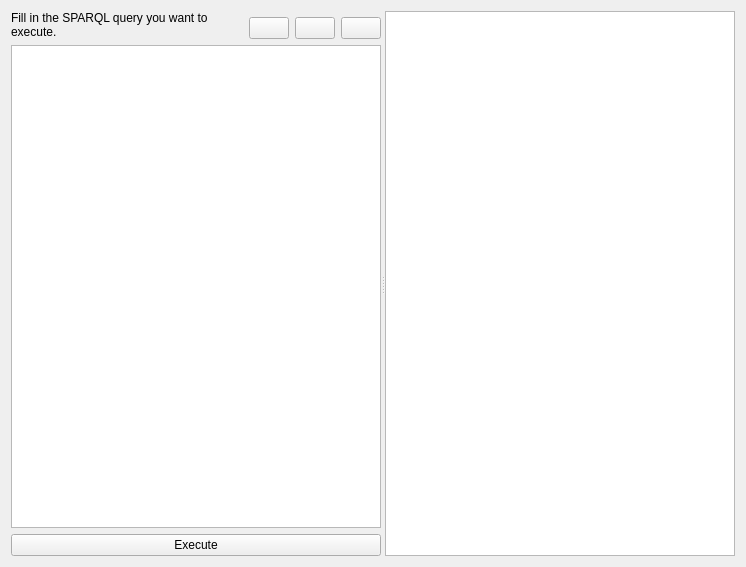
<?xml version="1.0" encoding="UTF-8"?>
<ui version="4.0">
 <class>QueryTab</class>
 <widget class="QWidget" name="QueryTab">
  <property name="geometry">
   <rect>
    <x>0</x>
    <y>0</y>
    <width>746</width>
    <height>567</height>
   </rect>
  </property>
  <property name="windowTitle">
   <string>Form</string>
  </property>
  <layout class="QHBoxLayout" name="horizontalLayout">
   <item>
    <widget class="QSplitter" name="splitter">
     <property name="orientation">
      <enum>Qt::Orientation::Horizontal</enum>
     </property>
     <widget class="QWidget" name="verticalLayoutWidget">
      <layout class="QVBoxLayout" name="verticalLayoutLeft">
       <item>
        <layout class="QHBoxLayout" name="horizontalLayoutTopLeft">
         <item>
          <widget class="QLabel" name="labelLeft">
           <property name="text">
            <string>Fill in the SPARQL query you want to execute.</string>
           </property>
           <property name="wordWrap">
            <bool>true</bool>
           </property>
          </widget>
         </item>
         <item alignment="Qt::AlignmentFlag::AlignBottom">
          <widget class="QPushButton" name="clearButton">
           <property name="sizePolicy">
            <sizepolicy hsizetype="Maximum" vsizetype="Fixed">
             <horstretch>0</horstretch>
             <verstretch>0</verstretch>
            </sizepolicy>
           </property>
           <property name="toolTip">
            <string>Clear Query</string>
           </property>
           <property name="text">
            <string/>
           </property>
           <property name="icon">
            <iconset theme="QIcon::ThemeIcon::EditDelete"/>
           </property>
          </widget>
         </item>
         <item alignment="Qt::AlignmentFlag::AlignBottom">
          <widget class="QPushButton" name="copyButton">
           <property name="sizePolicy">
            <sizepolicy hsizetype="Maximum" vsizetype="Fixed">
             <horstretch>0</horstretch>
             <verstretch>0</verstretch>
            </sizepolicy>
           </property>
           <property name="toolTip">
            <string>Copy Query</string>
           </property>
           <property name="text">
            <string/>
           </property>
           <property name="icon">
            <iconset theme="QIcon::ThemeIcon::EditCopy"/>
           </property>
          </widget>
         </item>
         <item alignment="Qt::AlignmentFlag::AlignBottom">
          <widget class="QPushButton" name="pasteButton">
           <property name="sizePolicy">
            <sizepolicy hsizetype="Maximum" vsizetype="Fixed">
             <horstretch>0</horstretch>
             <verstretch>0</verstretch>
            </sizepolicy>
           </property>
           <property name="toolTip">
            <string>Paste Query</string>
           </property>
           <property name="text">
            <string/>
           </property>
           <property name="icon">
            <iconset theme="QIcon::ThemeIcon::EditPaste"/>
           </property>
          </widget>
         </item>
        </layout>
       </item>
       <item>
        <widget class="QPlainTextEdit" name="plainTextEdit"/>
       </item>
       <item>
        <layout class="QHBoxLayout" name="horizontalLayoutBottomLeft">
         <item>
          <widget class="QPushButton" name="executeButton">
           <property name="text">
            <string>Execute</string>
           </property>
          </widget>
         </item>
        </layout>
       </item>
      </layout>
     </widget>
     <widget class="QWidget" name="verticalLayoutWidget2">
      <layout class="QVBoxLayout" name="verticalLayoutRight">
       <item>
        <widget class="QTableView" name="tableView">
         <property name="editTriggers">
          <set>QAbstractItemView::EditTrigger::NoEditTriggers</set>
         </property>
         <property name="sortingEnabled">
          <bool>true</bool>
         </property>
         <attribute name="horizontalHeaderStretchLastSection">
          <bool>true</bool>
         </attribute>
        </widget>
       </item>
      </layout>
     </widget>
    </widget>
   </item>
  </layout>
 </widget>
 <resources/>
 <connections>
  <connection>
   <sender>pasteButton</sender>
   <signal>clicked()</signal>
   <receiver>plainTextEdit</receiver>
   <slot>paste()</slot>
   <hints>
    <hint type="sourcelabel">
     <x>350</x>
     <y>30</y>
    </hint>
    <hint type="destinationlabel">
     <x>189</x>
     <y>289</y>
    </hint>
   </hints>
  </connection>
  <connection>
   <sender>clearButton</sender>
   <signal>clicked()</signal>
   <receiver>plainTextEdit</receiver>
   <slot>clear()</slot>
   <hints>
    <hint type="sourcelabel">
     <x>270</x>
     <y>30</y>
    </hint>
    <hint type="destinationlabel">
     <x>189</x>
     <y>289</y>
    </hint>
   </hints>
  </connection>
 </connections>
</ui>
